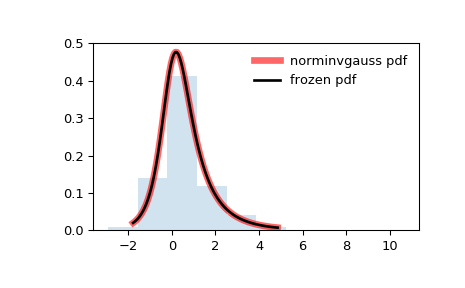

This figure's Python source:
from scipy.stats import norminvgauss
import matplotlib.pyplot as plt
fig, ax = plt.subplots(1, 1)

# Calculate a few first moments:

a, b = 1, 0.5
mean, var, skew, kurt = norminvgauss.stats(a, b, moments='mvsk')

# Display the probability density function (``pdf``):

x = np.linspace(norminvgauss.ppf(0.01, a, b),
                norminvgauss.ppf(0.99, a, b), 100)
ax.plot(x, norminvgauss.pdf(x, a, b),
       'r-', lw=5, alpha=0.6, label='norminvgauss pdf')

# Alternatively, the distribution object can be called (as a function)
# to fix the shape, location and scale parameters. This returns a "frozen"
# RV object holding the given parameters fixed.

# Freeze the distribution and display the frozen ``pdf``:

rv = norminvgauss(a, b)
ax.plot(x, rv.pdf(x), 'k-', lw=2, label='frozen pdf')

# Check accuracy of ``cdf`` and ``ppf``:

vals = norminvgauss.ppf([0.001, 0.5, 0.999], a, b)
np.allclose([0.001, 0.5, 0.999], norminvgauss.cdf(vals, a, b))
# True

# Generate random numbers:

r = norminvgauss.rvs(a, b, size=1000)

# And compare the histogram:

ax.hist(r, density=True, histtype='stepfilled', alpha=0.2)
ax.legend(loc='best', frameon=False)
plt.show()
